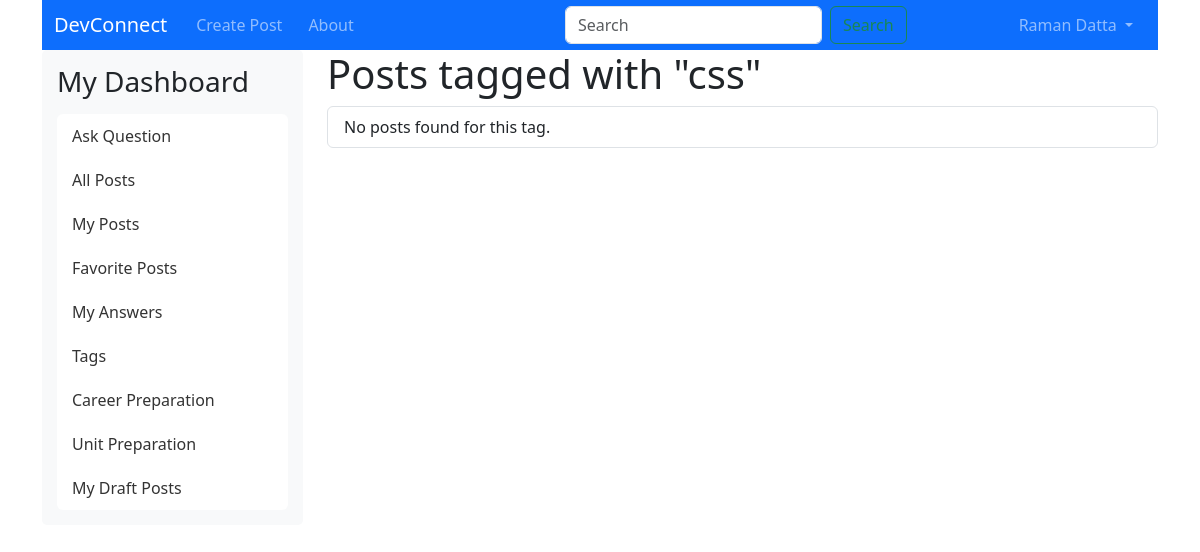
Before: /tag/1 (signed in) with the older database file.
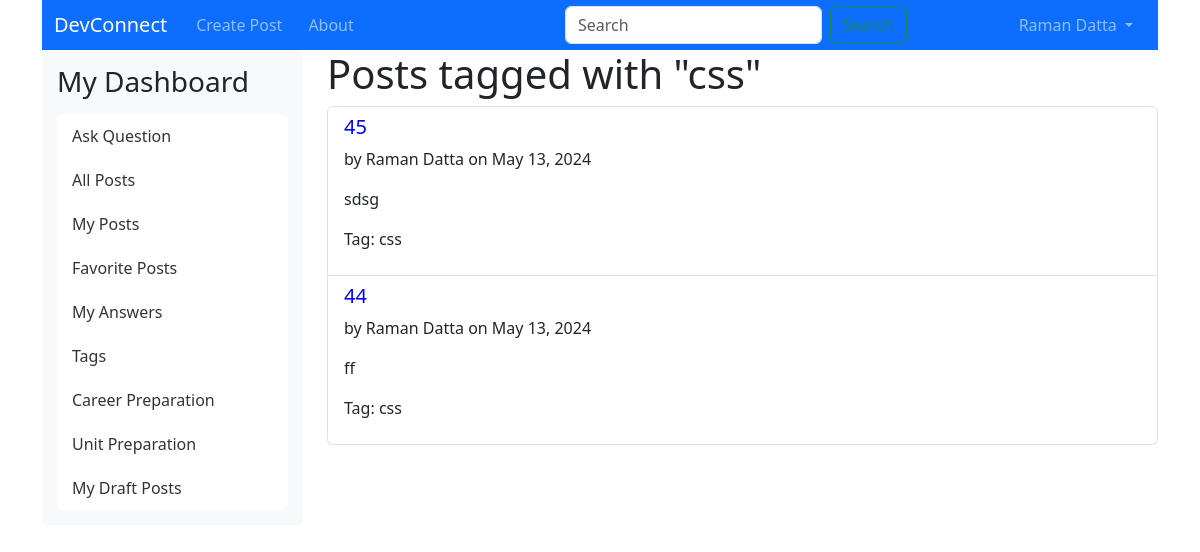
After: the same page with the newer database file.
### app/models/model.py (models this page shows, shortened)
class Posts(db.Model):
    __tablename__ = "posts"
    id = db.Column(db.Integer, primary_key=True)
    title = db.Column(db.String(255), nullable=False)
    content = db.Column(db.Text, nullable=False)
    author_id = db.Column(db.Integer, db.ForeignKey('users.id'))
    date_posted = db.Column(db.DateTime, default=datetime.utcnow)
    deleted = db.Column(db.Boolean, default=False)
    answered = db.Column(db.Boolean, default=False)
    tag_id = db.Column(db.Integer, db.ForeignKey('tags.id'))
    career_preparation = db.Column(db.Boolean, default=False)
    is_draft = db.Column(db.Boolean, default=False)  # New column to indicate if the post is a draft
    author = db.relationship('User', backref=db.backref('posts', lazy=True))
    tag = db.relationship('Tag', backref=db.backref('posts', lazy=True))

class User(UserMixin, db.Model):
    __tablename__ = "users"
    id = db.Column(db.Integer, primary_key=True)
    first_name = db.Column(db.String(100), nullable=False)
    last_name = db.Column(db.String(100), nullable=False)
    uwa_id = db.Column(db.String(100), unique=True, nullable=False)
    email = db.Column(db.String(100), unique=True, nullable=False)
    major = db.Column(db.String(100), nullable=False)
    password_hash = db.Column(db.String(200), nullable=False)
    user_image = db.Column(db.String(200))
    is_disabled = db.Column(db.Boolean, default=False)
    timestamp = db.Column(db.DateTime, default=datetime.utcnow)
    role = db.Column(db.String(100))
    def __repr__(self):
        return f'<User {self.email}>'
    @property
    def is_active(self):
        return not self.is_disabled

class Tag(db.Model):
    __tablename__ = "tags"
    id = db.Column(db.Integer, primary_key=True)
    tag = db.Column(db.String(100), nullable=False)

### app/controllers/main_controller.py (the view)
@main.route("/tag/<int:tag_id>")
@login_required
def posts_by_tag(tag_id):
    tag = Tag.query.get_or_404(tag_id)
    posts = Posts.query.filter_by(tag_id=tag_id, is_draft=False).all()
    return render_template("main/posts_by_tag.html", tag=tag, posts=posts)

### app/controllers/main_controller.py (called while the page is built)
@main.before_app_request
def add_tags_to_sidebar():
    if current_user.is_authenticated:
        tags_with_counts = db.session.query(
            Tag.id,
            Tag.tag,
            func.count(Posts.id).label('post_count')
        ).join(Posts, Posts.tag_id == Tag.id).group_by(Tag.id).all()
        g.tags = tags_with_counts
    else:
        g.tags = []

### app/templates/main/posts_by_tag.html (shortened to what this page needs)
{% extends "includes/layout.html" %}
{% block content %}
<div class="posts">
    <h1>Posts tagged with "{{ tag.tag }}"</h1>
    <ul class="list-group">
        {% for post in posts %}
        <li class="list-group-item">
            <h5><a href="{{ url_for('main.view_post', post_id=tag.id) }}">{{ post.title }}</a></h5>
            <p>by {{ post.author.first_name }} {{ post.author.last_name }} on {{ post.date_posted.strftime('%B %d, %Y') }}</p>
            <p>{{ post.content | safe }}</p>
            <p>Tag: {{ post.tag.tag if post.tag else 'N/A' }}</p>
        </li>
        {% endfor %}
        {% if not posts %}
        <li class="list-group-item">No posts found for this tag.</li>
        {% endif %}
    </ul>
</div>
{% endblock %}

Changed rows visible on the page:
now on this page (row edited): Posts: title "45", author.first_name "Raman", author.last_name "Datta", date_posted "May 13, 2024", content "sdsg", tag "css"
now on this page (row edited): Posts: title "44", author.first_name "Raman", author.last_name "Datta", date_posted "May 13, 2024", content "ff", tag "css"
Other visible differences:
text no longer shown: "No posts found for this tag."
